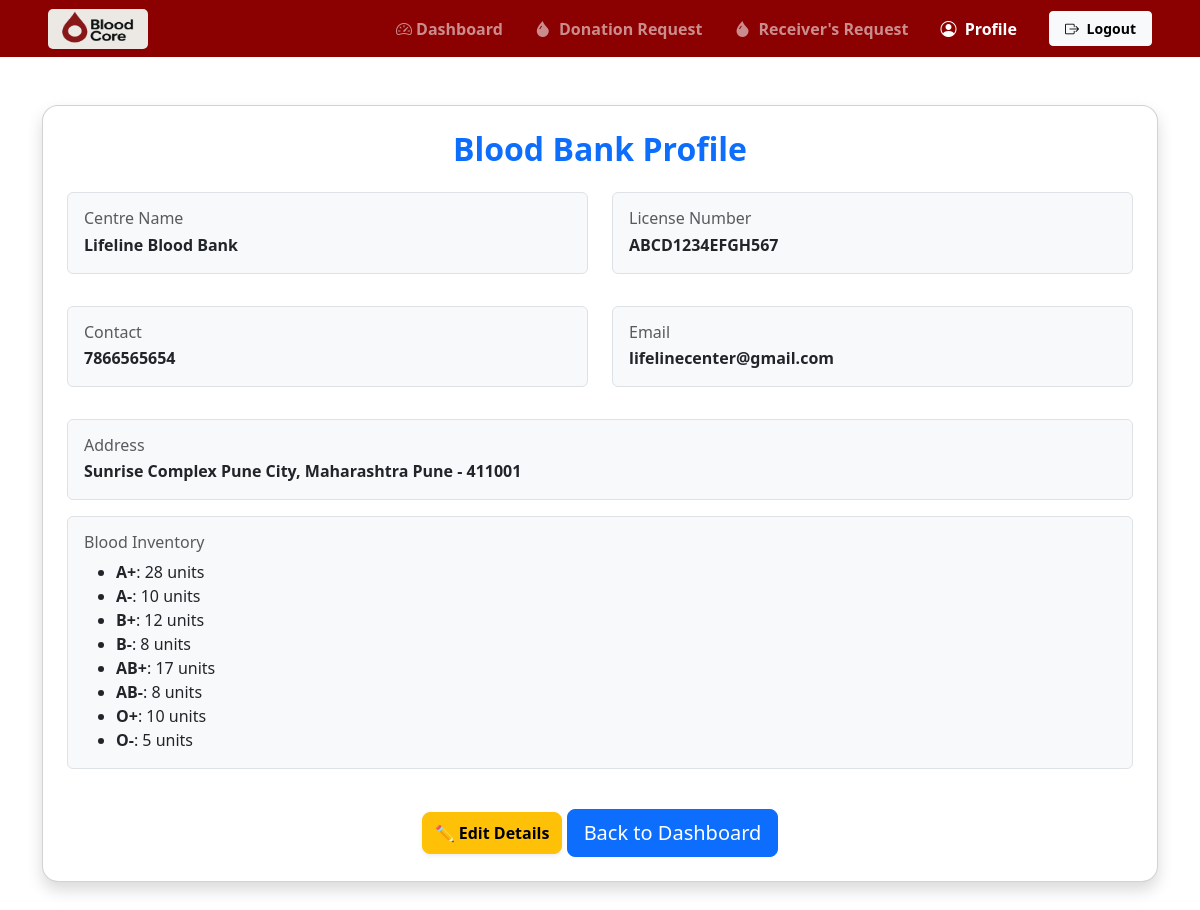
Page /bloodbank-profile/ (signed in) on the committed database.
### app1/models.py (models this page shows, shortened)
class BloodBank(models.Model):
    user = models.OneToOneField('CustomUser', on_delete=models.CASCADE, related_name='blood_bank_profile')
    blood_centre_name = models.CharField(max_length=255, verbose_name="Blood Centre Name")
    address = models.ForeignKey(Address, on_delete=models.CASCADE)
    license_number = models.CharField(max_length=15,unique=True,validators=[RegexValidator(regex=r'^[A-Za-z0-9]{15}$', message="License number must be 15 alphanumeric characters.")]
    )
    blood_inventory = models.JSONField(default=dict)
    created_at = models.DateTimeField(auto_now_add=True)
    updated_at = models.DateTimeField(auto_now=True)

class CustomUser(AbstractUser):
    is_donor = models.BooleanField(default=False)
    is_receiver = models.BooleanField(default=False)
    is_bloodbank = models.BooleanField(default=False)
    contact = models.CharField(max_length=10,validators=[RegexValidator(regex=r'^\d{10}$',message = "Contact number must be 10 digits")])
    email = models.EmailField(unique=True)

class Address(models.Model):
    building = models.CharField(max_length=255)
    city = models.CharField(max_length=100)
    state = models.CharField(max_length=100)
    taluka = models.CharField(max_length=100)
    pincode = models.CharField(max_length=10,validators=[RegexValidator(regex = r'^\d{6}$',message = "Enter six digits pincode")])
    def __str__(self):
        return f"{self.building} {self.taluka}, {self.state} {self.city} - {self.pincode}"

### app1/views.py (the view)
# urls.py: path('bloodbank-profile/',views.bloodbank_profile,name='bloodbank-profile'),
def bloodbank_profile(request):
    bloodbank = BloodBank.objects.get(user = request.user)
    context={
        'bloodbank':bloodbank
    }
    return render(request,'bloodbank_profile.html',context)

### templates/bloodbank_profile.html (shortened to what this page needs)
{% extends "bloodbank_dashboard.html" %}
{% block content %}
<div class="container mt-5 mb-5">
    <div class="card shadow p-4 rounded-4">
        <h2 class="text-center mb-4 text-primary fw-bold">Blood Bank Profile</h2>
        <div class="row mb-3">
            <div class="col-md-6 mb-3">
                <div class="border p-3 rounded bg-light">
                    <h6 class="text-muted mb-1">Centre Name</h6>
                    <p class="mb-0 fw-semibold">{{ bloodbank.blood_centre_name }}</p>
                </div>
            </div>
            <div class="col-md-6 mb-3">
                <div class="border p-3 rounded bg-light">
                    <h6 class="text-muted mb-1">License Number</h6>
                    <p class="mb-0 fw-semibold">{{ bloodbank.license_number }}</p>
                </div>
            </div>
        </div>
        <div class="row mb-3">
            <div class="col-md-6 mb-3">
                <div class="border p-3 rounded bg-light">
                    <h6 class="text-muted mb-1">Contact</h6>
                    <p class="mb-0 fw-semibold">{{ bloodbank.user.contact }}</p>
                </div>
            </div>
            <div class="col-md-6 mb-3">
                <div class="border p-3 rounded bg-light">
                    <h6 class="text-muted mb-1">Email</h6>
                    <p class="mb-0 fw-semibold">{{ bloodbank.user.email }}</p>
                </div>
            </div>
        </div>
        <div class="mb-3">
            <div class="border p-3 rounded bg-light">
                <h6 class="text-muted mb-1">Address</h6>
                <p class="mb-0 fw-semibold">{{ bloodbank.address }}</p>
            </div>
        </div>
        <div class="mb-3">
            <div class="border p-3 rounded bg-light">
                <h6 class="text-muted mb-2">Blood Inventory</h6>
                <ul class="mb-0">
                    {% for group, quantity in bloodbank.blood_inventory.items %}
                        <li><strong>{{ group }}</strong>: {{ quantity }} units</li>
                    {% empty %}
                        <li>No blood inventory data available.</li>
                    {% endfor %}
                </ul>
            </div>
        </div>
        <div class="text-center mt-4">
            <a href="{% url "edit-bloodbank-profile" id=bloodbank.id %}" class="btn btn-warning py-2 fw-semibold rounded-3 shadow-sm">
                ✏️ Edit Details
            </a>
            <a href="{% url 'bloodbank-dashboard' %}" class="btn btn-primary btn-lg px-3 rounded-3">
                Back to Dashboard
            </a>
        </div>
    </div>
</div>
{% endblock %}

### rows in the picture
BloodBank: blood_centre_name "Lifeline Blood Bank", license_number "ABCD1234EFGH567", user.contact "7866565654", user.email "lifelinecenter@gmail.com", address "Sunrise Complex Pune City, Maharashtra Pune - 411001"

### other values in the picture
{{ group }} "A+" "A-" "B+" "B-" "AB+" "AB-" "O+" "O-"
{{ quantity }} "28" "10" "12" "8" "17" "8" "10" "5"
